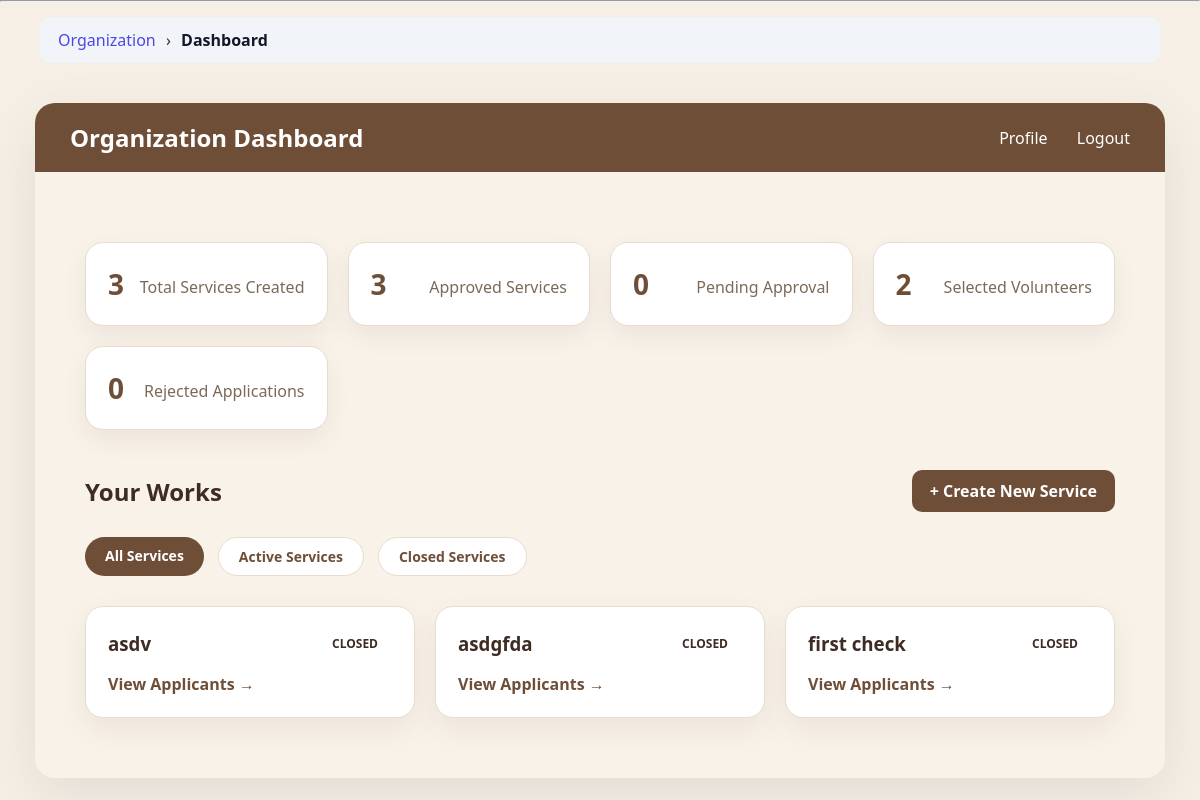
Before: /organization/dashboard/ (signed in) with the older database file.
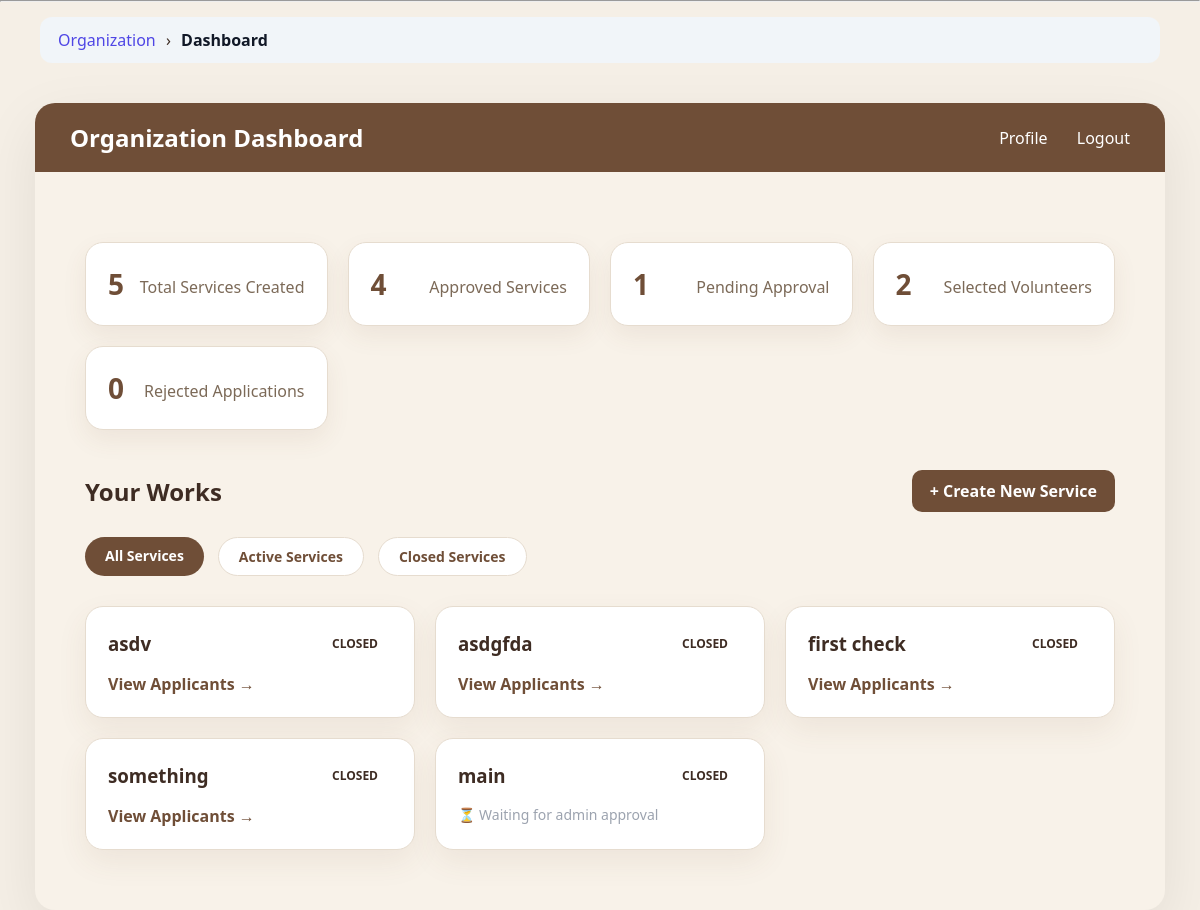
After: the same page with the newer database file.
### app1/models.py (models this page shows, shortened)
class Service(models.Model):
    STATUS_CHOICES = (
        ('PENDING', 'Pending'),
        ('APPROVED', 'Approved'),
        ('REJECTED', 'Rejected'),
        ('COMPLETED', 'Completed'),
    )
    title = models.CharField(max_length=200)
    description = models.TextField()
    location = models.CharField(max_length=100)
    start_date = models.DateField()
    end_date = models.DateField()
    reminder_sent = models.BooleanField(default=False)
    max_volunteers = models.IntegerField()
    coordinators = models.JSONField(default=list, blank=True)
    GENDER_PREF = (
        ("ANY", "Any"),
        ("MALE", "Male"),
        ("FEMALE", "Female"),
    )
    required_gender = models.CharField(
        max_length=10,
        choices=GENDER_PREF,
        default="ANY"
    )
    required_year = models.CharField(
        max_length=20,
        blank=True,
        null=True
    )
    organization = models.ForeignKey(
        Organization,
        on_delete=models.CASCADE
    )
    organization_name = models.CharField(
        max_length=200,
        blank=True
    )
    status = models.CharField(
        max_length=20,
        choices=STATUS_CHOICES,
        default='PENDING'
    )
    authorization_letter = models.FileField(
        upload_to="service_letters/",
        null=True,
        blank=True
    )
    created_at = models.DateTimeField(auto_now_add=True)

### app1/views.py (the view)
# urls.py: path('organization/dashboard/', views.organization_dashboard_page, name='organization_dashboard'),
@login_required
def organization_dashboard_page(request):
    if request.user.role != "ORGANIZATION":
        return redirect("login")
    org = request.user.organization
    status_filter = request.GET.get("status")
    today = timezone.now().date()
    services = Service.objects.filter(organization=org)
    for service in services:
        if service.start_date <= today <= service.end_date:
            service.dynamic_status = "ACTIVE"
        elif today > service.end_date:
            service.dynamic_status = "CLOSED"
        else:
            service.dynamic_status = "UPCOMING"
    approved_count = services.filter(status="APPROVED").count()
    pending_count = services.filter(status="PENDING").count()
    status_filter = request.GET.get("status")
    if status_filter:
        services = [
            s for s in services
            if s.dynamic_status.lower() == status_filter.lower()
        ]
    total_applicants = Application.objects.filter(
        service__organization=org
    ).count()
    total_selected = Application.objects.filter(
        service__organization=org,
        status="SELECTED"
    ).count()
    total_completed = Application.objects.filter(
        service__organization=org,
        status="COMPLETED"
    ).count()
    org = request.user.organization
    rejected_count = Service.objects.filter(
        organization=org,
        status="REJECTED"
    ).count()
    context = {
        "services": services,
        "approved_count": approved_count,
        "pending_count": pending_count,
        "total_applicants": total_applicants,
        "total_selected": total_selected,
        "total_completed": total_completed,
        "status_filter": status_filter,
        "today": today,
        "rejected_count": rejected_count,
    }
    return render(
        request,
        "organization/dashboard.html",
        context
    )

### app1/templatetags/breadcrumbs.py (called while the page is built)
@register.simple_tag(takes_context=True)
def generate_breadcrumbs(context):
    request = context['request']
    path = request.path.strip('/')
    parts = path.split('/')
    breadcrumbs = []
    url = ""
    for part in parts:
        url += "/" + part
        name = part.replace('-', ' ').replace('_', ' ').title()
        if part == "organization":
            breadcrumbs.append(("Organization", reverse("organization_dashboard")))
        elif part == "volunteer":
            breadcrumbs.append(("Volunteer", reverse("volunteer_dashboard")))
        elif part == "admin_panel":
            breadcrumbs.append(("Admin Panel", reverse("admin_dashboard")))
        elif part == "service" or part.isdigit():
            breadcrumbs.append(("", reverse("organization_dashboard")))
        else:
            breadcrumbs.append((name, url + "/"))
    return breadcrumbs

### app1/templates/organization/dashboard.html (shortened to what this page needs)
{% extends "base.html" %}
{% load static %}
{% block content %}
<div class="page-wrapper">
    <div class="top-nav">
        <div class="nav-left">
            <h2>Organization Dashboard</h2>
        </div>
        <div class="nav-right">
            <a href="{% url 'organization_profile' %}">Profile</a>
            <a href="{% url 'logout' %}">Logout</a>
        </div>
    </div>
    <div class="dashboard-container">
        <div class="stats-grid">
            <div class="stat-card">
                <h3>{{ services|length }}</h3>
                <p>Total Services Created</p>
            </div>
            <div class="stat-card">
                <h3>{{ approved_count }}</h3>
                <p>Approved Services</p>
            </div>
            <div class="stat-card">
                <h3>{{ pending_count }}</h3>
                <p>Pending Approval</p>
            </div>
            <div class="stat-card">
                <h3>{{ total_selected }}</h3>
                <p>Selected Volunteers</p>
            </div>
            <div class="stat-card">
                <h3>{{ rejected_count }}</h3>
                <p>Rejected Applications</p>
            </div>
        </div>
        <div class="dashboard-header">
            <h2>Your Works</h2>
            <a href="{% url 'create_service' %}" class="btn-primary">
                + Create New Service
            </a>
        </div>
        <div class="filter-buttons">
            <a href="{% url 'organization_dashboard' %}"
               class="{% if not status_filter %}active-filter{% endif %}">
                All Services
            </a>
            <a href="?status=active"
               class="{% if status_filter == 'active' %}active-filter{% endif %}">
                Active Services
            </a>
            <a href="?status=closed"
               class="{% if status_filter == 'closed' %}active-filter{% endif %}">
                Closed Services
            </a>
        </div>
        <div class="services-grid">
            {% for s in services %}
            <div class="service-card">
                <div class="card-header">
                    <h3>
                        <a href="{% url 'organization_service_detail' s.id %}"
                           style="text-decoration:none;color:inherit;">
                            {{ s.title }}
                        </a>
                    </h3>
                    <span class="status {{ s.dynamic_status|lower }}">
                        {{ s.dynamic_status }}
                    </span>
                </div>
                {% if s.status == "APPROVED" %}
                    <a href="{% url 'org_view_applicants' s.id %}" class="view-link">
                        View Applicants →
                    </a>
                {% elif s.status == "REJECTED" %}
                    <p style="color:#dc2626;font-weight:600;font-size:14px;">
                        ❌ This work was rejected by Admin
                    </p>
                {% else %}
                    <p style="color:#9ca3af;font-size:14px;">
                        ⏳ Waiting for admin approval
                    </p>
                {% endif %}
            </div>
            {% empty %}
            <p class="empty-text">No works created yet 🚀</p>
            {% endfor %}
        </div>
    </div>
</div>
{% endblock %}

Changed rows visible on the page:
added Service: title "something", dynamic_status "CLOSED", status "View Applicants →"
added Service: title "main", dynamic_status "CLOSED", status "⏳ Waiting for admin approval"
Other visible differences:
{{ services|length }}: "3" → "5"
{{ approved_count }}: "3" → "4"
{{ pending_count }}: "0" → "1"
